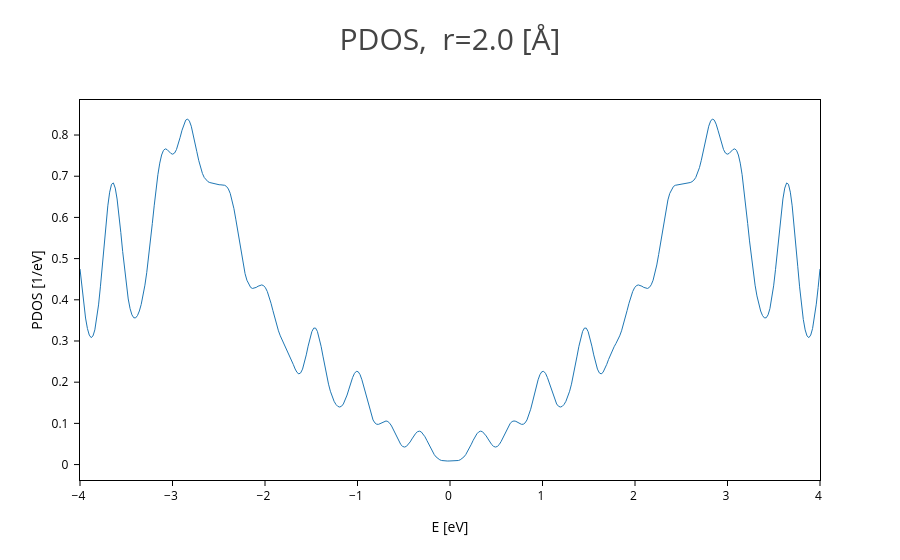

The cell this chart's notebook holds for it:
### Markdown cell above
### Static method

### Code cell
plot_center_pdos(graphene, 2)

### Figure 1 — Plotly figure (JSON) as saved in the notebook; plotly's stock layout.template omitted (floating-point values rounded to 4 significant figures; data arrays with more than 128 entries replaced by an {"elided": "..."} marker saying what was removed)
{"data": [{"line": {"width": 1}, "meta": {}, "mode": "lines", "name": "0", "type": "scatter", "x": {"elided": "400 float values"}, "y": {"elided": "400 float values"}}], "layout": {"scene": {"xaxis": {"title": {"text": "E [eV]"}}, "yaxis": {"title": {"text": "PDOS [1/eV]"}}}, "title": {"font": {"size": 30}, "text": "PDOS,  r=2.0 [Å]"}, "xaxis": {"title": {"text": "E [eV]"}}, "yaxis": {"title": {"text": "PDOS [1/eV]"}}}}
